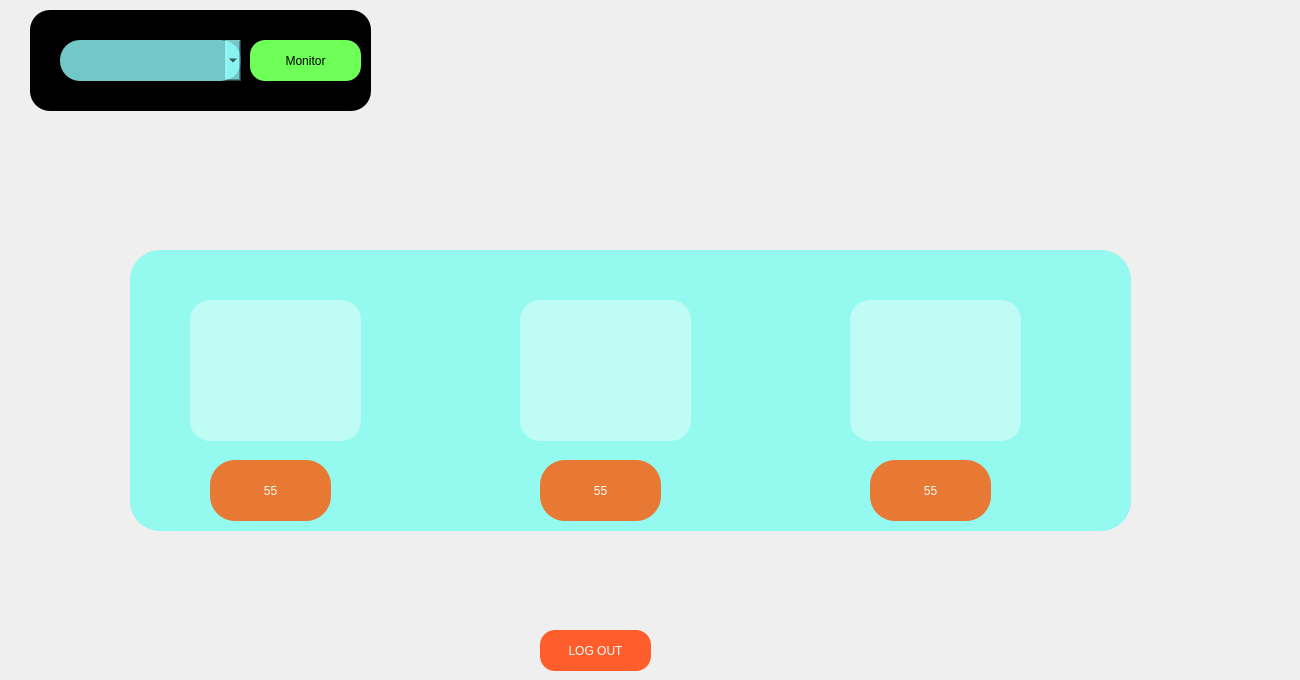
<?xml version="1.0" encoding="UTF-8"?>
<ui version="4.0">
 <class>Form</class>
 <widget class="QWidget" name="Form">
  <property name="geometry">
   <rect>
    <x>0</x>
    <y>0</y>
    <width>1300</width>
    <height>680</height>
   </rect>
  </property>
  <property name="windowTitle">
   <string>Form</string>
  </property>
  <widget class="QLabel" name="label">
   <property name="geometry">
    <rect>
     <x>0</x>
     <y>0</y>
     <width>1300</width>
     <height>681</height>
    </rect>
   </property>
   <property name="text">
    <string/>
   </property>
   <property name="pixmap">
    <pixmap>Gui_images/Bed.gif</pixmap>
   </property>
   <property name="scaledContents">
    <bool>true</bool>
   </property>
  </widget>
  <widget class="QFrame" name="frame">
   <property name="geometry">
    <rect>
     <x>30</x>
     <y>10</y>
     <width>341</width>
     <height>101</height>
    </rect>
   </property>
   <property name="styleSheet">
    <string notr="true">background-color: rgba(170, 0, 127,200);
background-color: rgb(0, 0, 0);

border-radius:20px</string>
   </property>
   <property name="frameShape">
    <enum>QFrame::StyledPanel</enum>
   </property>
   <property name="frameShadow">
    <enum>QFrame::Raised</enum>
   </property>
   <widget class="QComboBox" name="comboBox">
    <property name="geometry">
     <rect>
      <x>30</x>
      <y>30</y>
      <width>181</width>
      <height>41</height>
     </rect>
    </property>
    <property name="styleSheet">
     <string notr="true">border-radius:20px;
background-color: rgb(145, 255, 60);
background-color: rgba(144, 255, 252,200);
font: 10pt &quot;Lucida Calligraphy&quot;;</string>
    </property>
    <property name="currentText">
     <string/>
    </property>
   </widget>
   <widget class="QPushButton" name="pushButton">
    <property name="geometry">
     <rect>
      <x>220</x>
      <y>30</y>
      <width>111</width>
      <height>41</height>
     </rect>
    </property>
    <property name="styleSheet">
     <string notr="true">font: 10pt &quot;Papyrus&quot;;
color: rgb(0, 0, 0);
background-color: rgb(111, 255, 89);
border-radius:15px
</string>
    </property>
    <property name="text">
     <string>Monitor</string>
    </property>
   </widget>
  </widget>
  <widget class="QFrame" name="frame_2">
   <property name="geometry">
    <rect>
     <x>130</x>
     <y>250</y>
     <width>1001</width>
     <height>281</height>
    </rect>
   </property>
   <property name="styleSheet">
    <string notr="true">
background-color: rgba(102, 255, 238,170);
border-radius:30px</string>
   </property>
   <property name="frameShape">
    <enum>QFrame::StyledPanel</enum>
   </property>
   <property name="frameShadow">
    <enum>QFrame::Raised</enum>
   </property>
   <widget class="QLabel" name="label_2">
    <property name="geometry">
     <rect>
      <x>60</x>
      <y>50</y>
      <width>171</width>
      <height>141</height>
     </rect>
    </property>
    <property name="styleSheet">
     <string notr="true">background-color: rgba(255, 255, 255, 100);
border-radius:20px</string>
    </property>
    <property name="text">
     <string/>
    </property>
    <property name="pixmap">
     <pixmap>Gui_images/temperature.gif</pixmap>
    </property>
    <property name="scaledContents">
     <bool>true</bool>
    </property>
   </widget>
   <widget class="QLabel" name="label_3">
    <property name="geometry">
     <rect>
      <x>390</x>
      <y>50</y>
      <width>171</width>
      <height>141</height>
     </rect>
    </property>
    <property name="styleSheet">
     <string notr="true">background-color: rgba(255, 255, 255, 100);
border-radius:20px</string>
    </property>
    <property name="text">
     <string/>
    </property>
    <property name="pixmap">
     <pixmap>Gui_images/heart.gif</pixmap>
    </property>
    <property name="scaledContents">
     <bool>true</bool>
    </property>
   </widget>
   <widget class="QLabel" name="label_4">
    <property name="geometry">
     <rect>
      <x>720</x>
      <y>50</y>
      <width>171</width>
      <height>141</height>
     </rect>
    </property>
    <property name="styleSheet">
     <string notr="true">background-color: rgba(255, 255, 255, 100);
border-radius:20px</string>
    </property>
    <property name="text">
     <string/>
    </property>
    <property name="pixmap">
     <pixmap>Gui_images/moisture.gif</pixmap>
    </property>
    <property name="scaledContents">
     <bool>true</bool>
    </property>
   </widget>
   <widget class="QLabel" name="label_5">
    <property name="geometry">
     <rect>
      <x>80</x>
      <y>210</y>
      <width>121</width>
      <height>61</height>
     </rect>
    </property>
    <property name="styleSheet">
     <string notr="true">font: 18pt &quot;MV Boli&quot;;
background-color: rgba(255, 85, 0,200);
color: rgb(240, 255,244);
border-radius:25px</string>
    </property>
    <property name="text">
     <string>55</string>
    </property>
    <property name="alignment">
     <set>Qt::AlignCenter</set>
    </property>
   </widget>
   <widget class="QLabel" name="label_6">
    <property name="geometry">
     <rect>
      <x>410</x>
      <y>210</y>
      <width>121</width>
      <height>61</height>
     </rect>
    </property>
    <property name="styleSheet">
     <string notr="true">font: 18pt &quot;MV Boli&quot;;
background-color: rgba(255, 85, 0,200);
color: rgb(240, 255,244);
border-radius:25px</string>
    </property>
    <property name="text">
     <string>55</string>
    </property>
    <property name="alignment">
     <set>Qt::AlignCenter</set>
    </property>
   </widget>
   <widget class="QLabel" name="label_7">
    <property name="geometry">
     <rect>
      <x>740</x>
      <y>210</y>
      <width>121</width>
      <height>61</height>
     </rect>
    </property>
    <property name="styleSheet">
     <string notr="true">font: 18pt &quot;MV Boli&quot;;
background-color: rgba(255, 85, 0,200);
color: rgb(240, 255,244);
border-radius:25px</string>
    </property>
    <property name="text">
     <string>55</string>
    </property>
    <property name="alignment">
     <set>Qt::AlignCenter</set>
    </property>
   </widget>
  </widget>
  <widget class="QPushButton" name="pushButton_2">
   <property name="geometry">
    <rect>
     <x>540</x>
     <y>630</y>
     <width>111</width>
     <height>41</height>
    </rect>
   </property>
   <property name="styleSheet">
    <string notr="true">background-color: rgb(255, 93, 44);
color: rgb(255, 255, 255);
font: 8pt &quot;Papyrus&quot;;
border-radius:15px</string>
   </property>
   <property name="text">
    <string>LOG OUT</string>
   </property>
  </widget>
  <widget class="QLabel" name="label_8">
   <property name="geometry">
    <rect>
     <x>1200</x>
     <y>40</y>
     <width>55</width>
     <height>51</height>
    </rect>
   </property>
   <property name="text">
    <string/>
   </property>
   <property name="pixmap">
    <pixmap>Gui_images/sos.jpg</pixmap>
   </property>
   <property name="scaledContents">
    <bool>true</bool>
   </property>
  </widget>
 </widget>
 <resources/>
 <connections/>
</ui>
